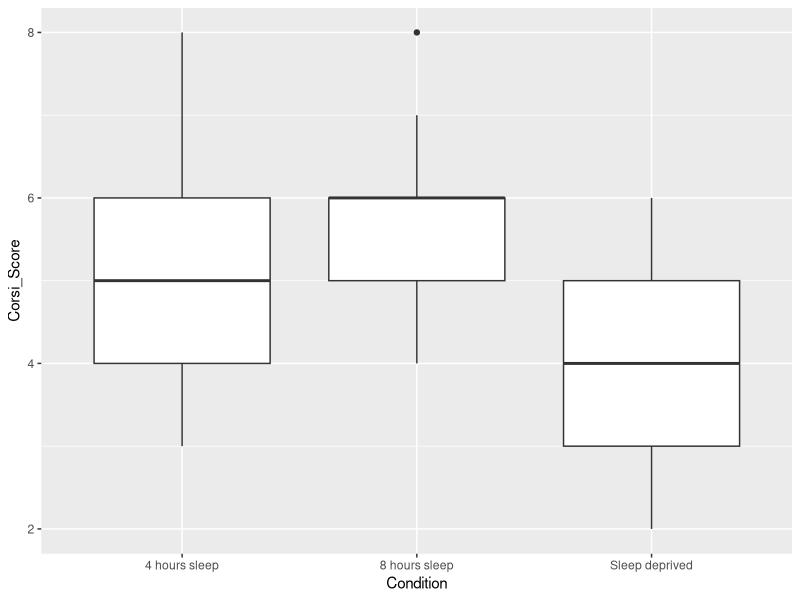
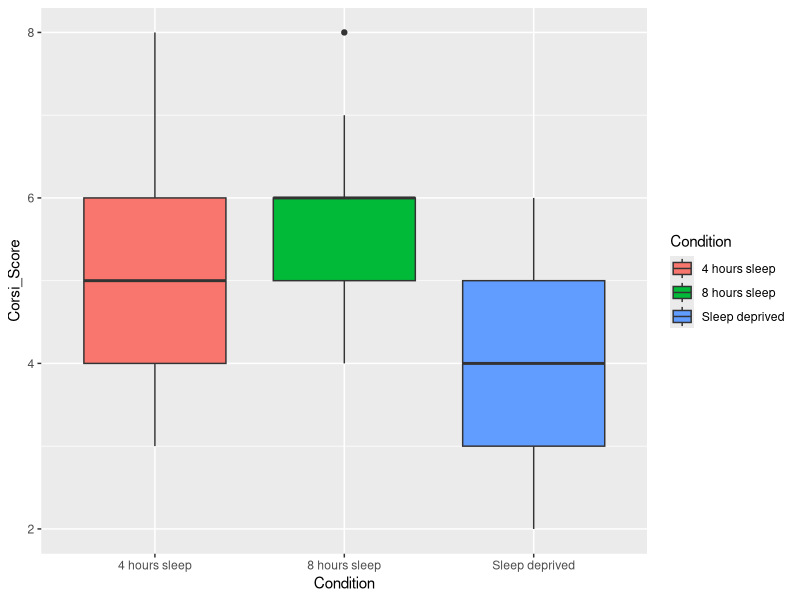
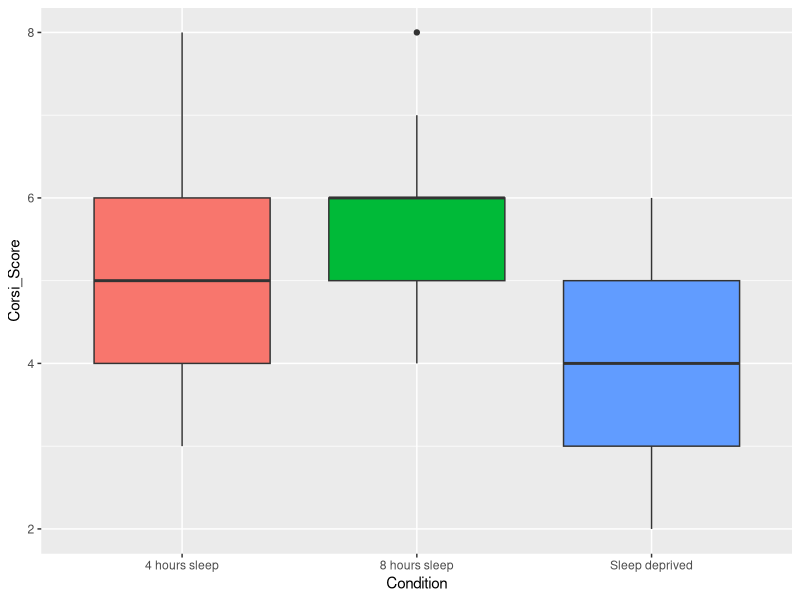
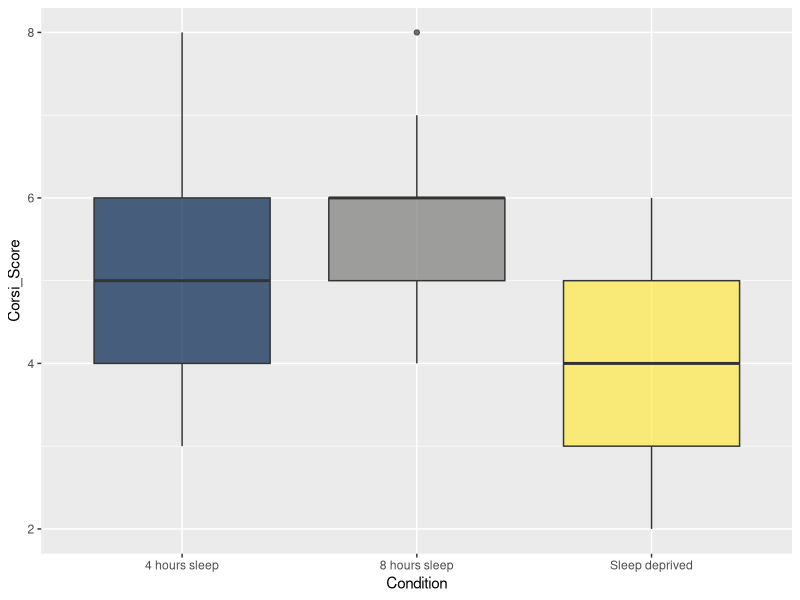
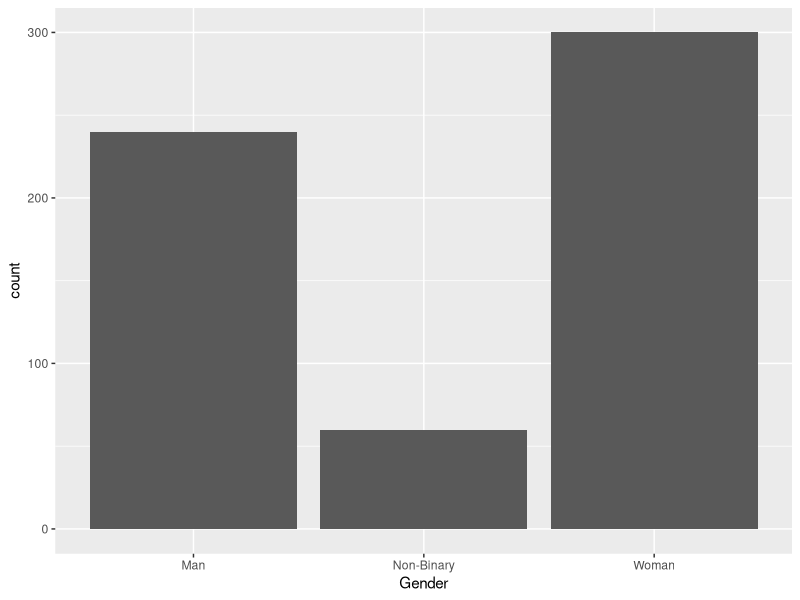
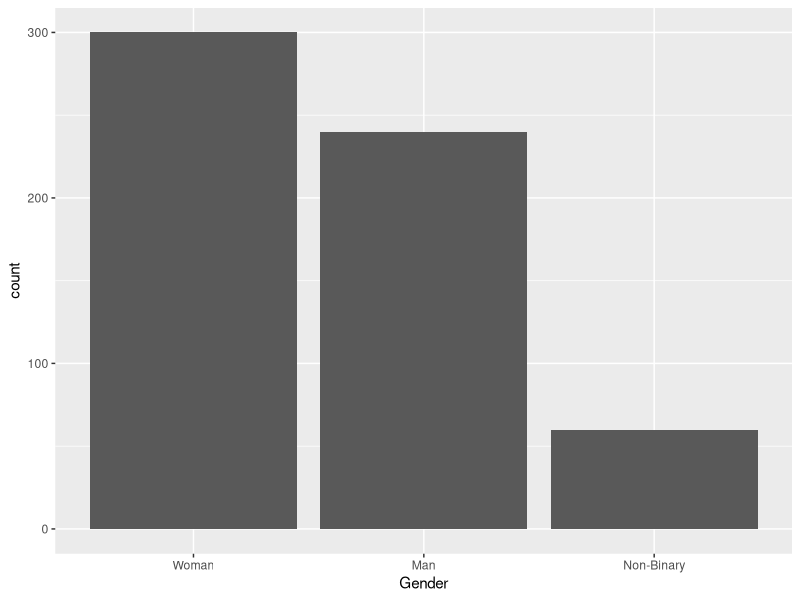
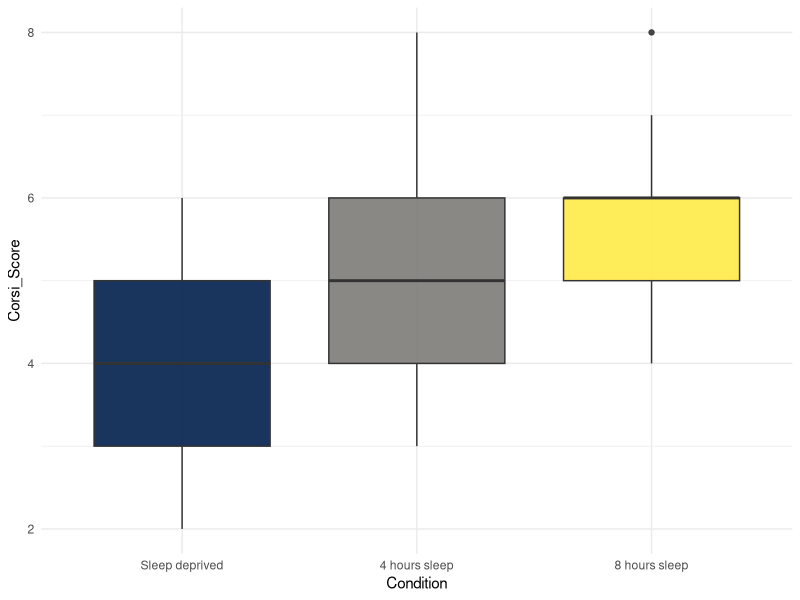

Write the R code that produced these figures, in order.
## ---- chunk 1
library(tidyverse)

# Set the seed for reproducibility
set.seed(123)

# Define the number of participants
n_participants <- 600

# Define the variables
Gender <- c(rep('Woman', n_participants * 0.5),
            rep('Man', n_participants * 0.40),
            rep('Non-Binary', n_participants * 0.1))

Age <- sample(18:60, n_participants, replace = TRUE)

# Set conditions and mean Corsi scores
Condition <- c(rep('8 hours sleep', n_participants * 1/3),
               rep('4 hours sleep', n_participants * 1/3),
               rep('Sleep deprived', n_participants * 1/3))

Mean_Corsi_Score <- ifelse(Condition == '8 hours sleep', 6, ifelse(Condition == '4 hours sleep', 5, 4))

# Simulate Corsi scores around mean, considering a small correlation with age
Corsi_Score <- round(rnorm(n_participants, Mean_Corsi_Score + 0.01*(Age - mean(Age)), sd = 1))
Corsi_Score <- ifelse(Corsi_Score > 9, 9, ifelse(Corsi_Score < 0, 0, Corsi_Score))

# Create a data frame
data <- data.frame(Participant = 1:n_participants,
                   Gender = sample(Gender),
                   Age = Age,
                   Condition = Condition,
                   Corsi_Score = Corsi_Score)

# Define Demographic data
demographic_data <- data %>% 
  select(Participant, Gender, Age, Condition)

# Define Score data
score_data <- data %>% 
  select(Participant, Corsi_Score)

full_dat <- inner_join(x = demographic_data, y = score_data, by = "Participant")

## ---- chunk 2
analysis_data <- full_dat %>%
  select(Participant, Condition, Age, Corsi_Score)
## ---- chunk 3
age_control <- analysis_data %>%
  filter(Age >= 20 & Age <= 30)
## ---- chunk 4
group_stats <- age_control %>%
  group_by(Condition) %>%
  summarise(mean_score = mean(Corsi_Score),
            sd_score = sd(Corsi_Score))
## ---- chunk 5
ggplot(age_control, aes(x = Condition, y = Corsi_Score)) +
  geom_boxplot()
## ---- chunk 6
ggplot(age_control, aes(x = Condition, 
                        y = Corsi_Score, 
                        fill = Condition)) +
  geom_boxplot() 
## ---- chunk 7
ggplot(age_control, aes(x = Condition, 
                        y = Corsi_Score, 
                        fill = Condition)) +
  geom_boxplot() +
  guides(fill = "none")
## ---- chunk 8
ggplot(age_control, aes(x = Condition, 
                        y = Corsi_Score, 
                        fill = Condition)) +
  geom_boxplot(alpha = 0.7) +
  guides(fill = "none") +
  scale_fill_viridis_d(option = "E")
## ---- chunk 9
ggplot(demographic_data, aes(x = Gender)) +
  geom_bar() 
## ---- chunk 10
demographic_data <- demographic_data %>%
  mutate(Gender = factor(Gender, 
                         levels = c("Woman", "Man", "Non-Binary")))
## ---- chunk 11
ggplot(demographic_data, aes(x = Gender)) +
  geom_bar() 
## ---- chunk 12
# relevel the factor
age_control <- age_control %>%
  mutate(Condition = factor(Condition, 
                            levels = c("Sleep deprived",  "4 hours sleep", "8 hours sleep")))

# 
ggplot(age_control, aes(x = Condition, 
                        y = Corsi_Score, 
                        fill = Condition)) +
  geom_boxplot(alpha = 0.9) +
  guides(fill = "none") +
  scale_fill_viridis_d(option = "E") +
  theme_minimal()
